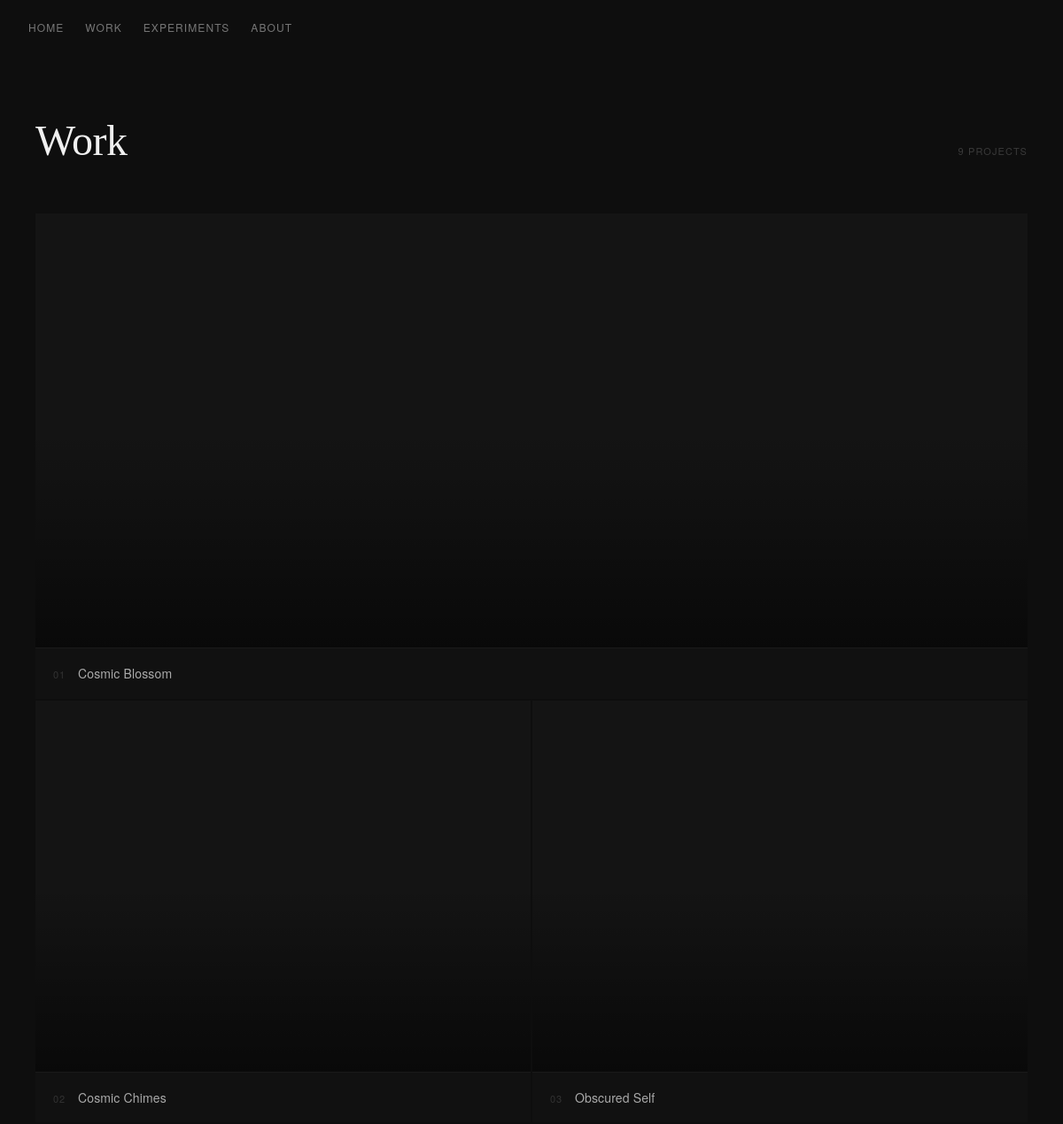
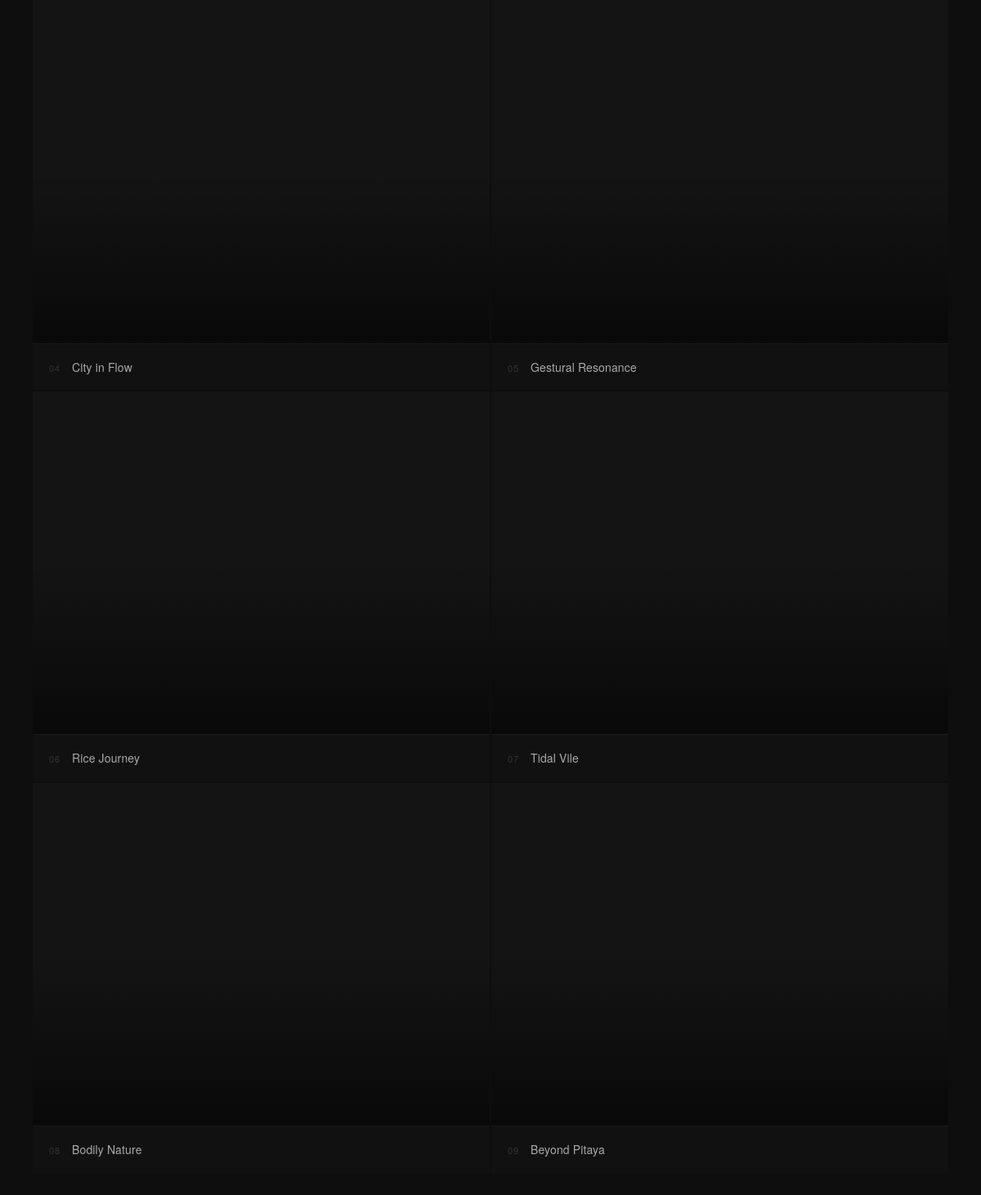
The app's page /projects.php with its own data (2 pictures, top to bottom).
### tables this page shows
CREATE TABLE projects (
    id INTEGER PRIMARY KEY AUTOINCREMENT,
    title TEXT,
    slug TEXT,
    immersion TEXT,
    context TEXT,
    system_text TEXT,
    interaction_text TEXT,
    material TEXT,
    reflection TEXT
, year TEXT, category TEXT, cover_image TEXT, video_url TEXT, is_published INTEGER DEFAULT 1, created_at TEXT, updated_at TEXT, edit_count INTEGER DEFAULT 0);

### public/projects.php (the view, shortened to what this page needs)
<?php
require_once __DIR__ . '/../src/functions.php';
$projects = get_all_projects();
?>
<div class="work-wrap">
  <div class="work-page-header">
    <h1>Work</h1>
    <span class="work-count"><?= count($projects) ?> projects</span>
  </div>
  <div class="work-grid">
    <?php foreach ($projects as $i => $p):
        $featured = ($i === 0) ? ' work-card--featured' : '';
    ?>
    <a href="/p/<?= htmlspecialchars($p['slug']) ?>" class="work-card<?= $featured ?>">
      <div class="work-card-image">
        <div class="work-card-overlay"></div>
      </div>
      <div class="work-card-meta">
        <span class="work-card-index"><?= str_pad($i + 1, 2, '0', STR_PAD_LEFT) ?></span>
        <span class="work-card-title"><?= htmlspecialchars($p['title']) ?></span>
      </div>
    </a>
    <?php endforeach; ?>
  </div>
</div>

### public/css/style.css (style rules this page uses)
*, *::before, *::after { box-sizing: border-box; margin: 0; padding: 0; }
body { background: #0e0e0e; color: #d4d4d4; font-family: 'Georgia', serif; font-size: 17px; line-height: 1.75; -webkit-text-size-adjust: 100%; }
.work-wrap { padding-bottom: 100px; }
.work-page-header { display: flex; align-items: baseline; justify-content: space-between; padding: 56px 40px 40px; max-width: 1200px; margin: 0 auto; }
.work-page-header h1 { font-size: clamp(1.8rem, 4vw, 3rem); font-weight: 400; color: #f0f0f0; letter-spacing: -0.01em; }
.work-count { font-family: 'Helvetica Neue', sans-serif; font-size: 11px; letter-spacing: 0.1em; text-transform: uppercase; color: #3a3a3a; }
.work-grid { display: grid; grid-template-columns: 1fr 1fr; gap: 2px; padding: 0 40px; max-width: 1200px; margin: 0 auto; }
.work-card--featured { grid-column: 1 / -1; }
.work-card { display: block; text-decoration: none; background: #111; overflow: hidden; }
.work-card-image { position: relative; width: 100%; overflow: hidden; background: #141414; }
.work-card--featured .work-card-image { aspect-ratio: 16 / 7; }
.work-card:not(.work-card--featured) .work-card-image { aspect-ratio: 4 / 3; }
.work-card-overlay { position: absolute; inset: 0; background: linear-gradient(to top, rgba(0,0,0,0.55) 0%, transparent 50%); pointer-events: none; }
.work-card-meta { display: flex; align-items: baseline; gap: 14px; padding: 16px 20px; border-top: 1px solid #1a1a1a; transition: background 0.2s; }
.work-card-index { font-family: 'Helvetica Neue', sans-serif; font-size: 11px; color: #333; letter-spacing: 0.08em; flex-shrink: 0; }
.work-card-title { font-family: 'Helvetica Neue', sans-serif; font-size: 14px; color: #aaa; letter-spacing: 0.01em; transition: color 0.2s; }

### records on screen
projects: i "01", title "Cosmic Blossom"
projects: i "02", title "Cosmic Chimes"
projects: i "03", title "Obscured Self"
projects: i "04", title "City in Flow"
projects: i "05", title "Gestural Resonance"
projects: i "06", title "Rice Journey"
projects: i "07", title "Tidal Vile"
projects: i "08", title "Bodily Nature"
projects: i "09", title "Beyond Pitaya"

### other values on screen
count($projects) "9"
